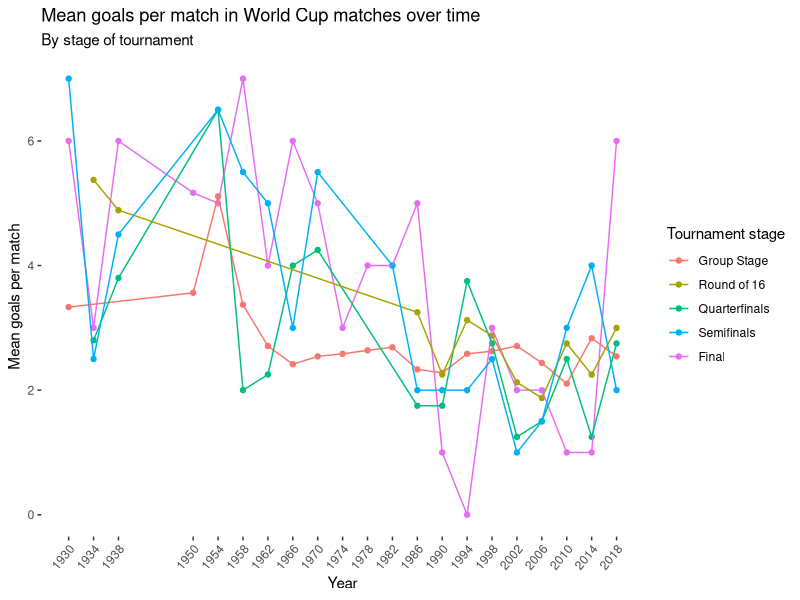
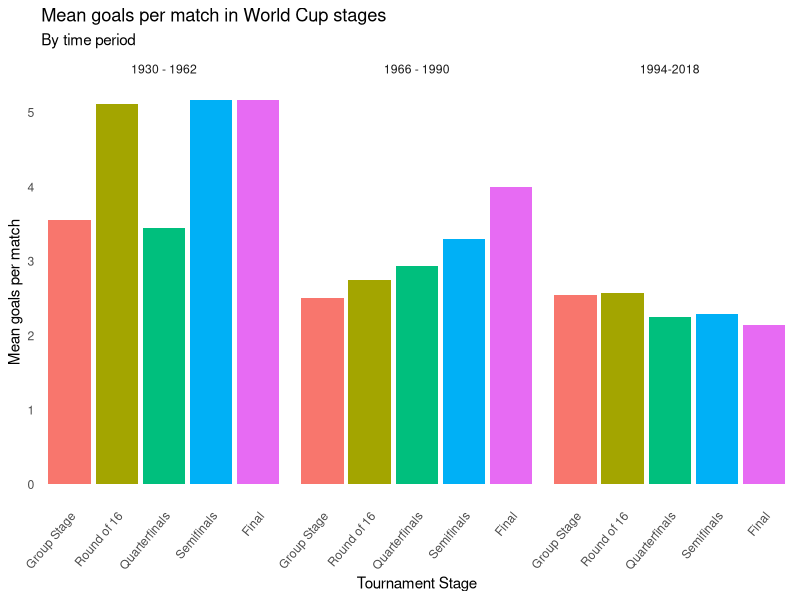
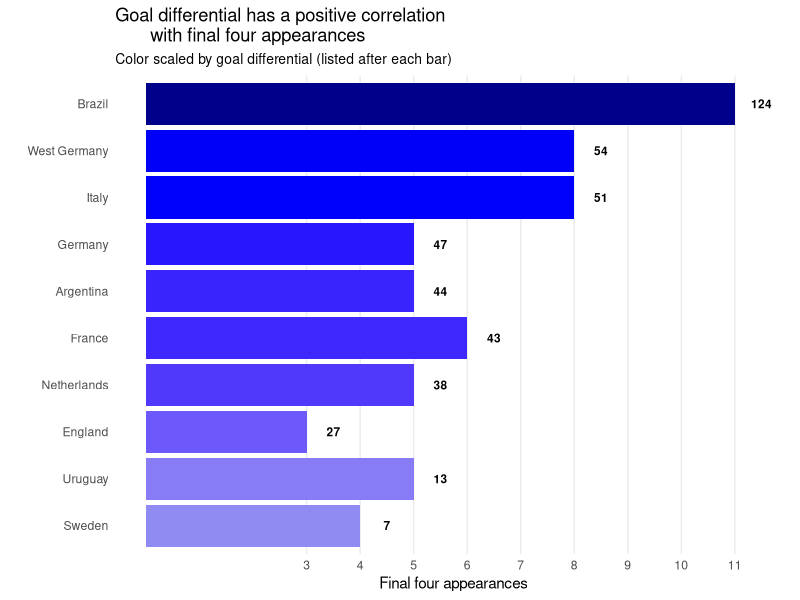
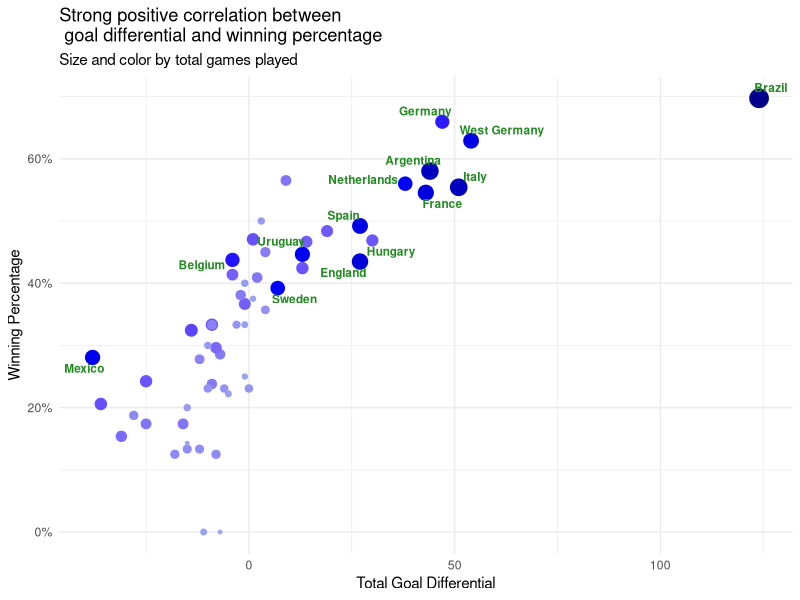

The R source for these figures, in order:
## ---- chunk 1
#| label: load-packages
#| include: false

# Add any additional packages you need to this chunk
# Remove any packages from this list that you're not using

library(tidyverse)
library(dplyr)
library(stringr)
library(ggrepel)
library(scales)
## ---- chunk 2
#| label: setup
#| include: false

# For better figure resolution
knitr::opts_chunk$set(
  fig.retina = 3, 
  dpi = 300, 
  fig.width = 6, 
  fig.asp = 0.618, 
  out.width = "70%"
  )
## ---- chunk 3
#| label: load-data
#| include: false
#| message: false

matches <- read.csv("data/wcmatches.csv")
wc <- read.csv("data/worldcups.csv")
## ---- chunk 4
#| label: q1-pres-1
#| echo: false
#| fig-cap: Figure 1
matches_q1 <- matches %>%
  filter(stage != "Third place") |> #Third place game dropped from analysis due to teams lacking competitive edge
  mutate(
    stage = if_else(
      str_detect(stage, "Group"),
      "Group Stage",
      if_else(str_detect(stage, "Final"), "Final", stage)
    ),
    total_score = home_score + away_score
  ) |>
  mutate(year_group = if_else(
    year <= 1962,
    "1930 - 1962",
    if_else(year <= 1990, "1966 - 1990", "1994-2018")
  ))

matches_q1 |>
  group_by(year, stage) |>
  summarize(goals = mean(total_score)) |>
  ggplot(aes(x = year, y = goals, color = stage)) +
  geom_point() +
  geom_line() +
  theme(
    panel.grid.major = element_blank(),
    panel.grid.minor = element_blank(),
    panel.background = element_blank()
  ) +
  theme(axis.text.x = element_text(
    angle = 50,
    vjust = 1,
    hjust = 1
  )) +
  scale_x_continuous(
    breaks = c(
      1930,
      1934,
      1938,
      1950,
      1954,
      1958,
      1962,
      1966,
      1970,
      1974,
      1978,
      1982,
      1986,
      1990,
      1994,
      1998,
      2002,
      2006,
      2010,
      2014,
      2018
    ),
    labels = c(
      "1930",
      "1934",
      "1938",
      "1950",
      "1954",
      "1958",
      "1962",
      "1966",
      "1970",
      "1974",
      "1978",
      "1982",
      "1986",
      "1990",
      "1994",
      "1998",
      "2002",
      "2006",
      "2010",
      "2014",
      "2018"
    )
  ) +
  theme(legend.key = element_rect(fill = "white", color = NA)) +
  scale_color_discrete(limits = c(
    "Group Stage",
    "Round of 16",
    "Quarterfinals",
    "Semifinals",
    "Final"
  )) +
  labs(
    title = "Mean goals per match in World Cup matches over time",
    subtitle = "By stage of tournament",
    x = "Year",
    y = "Mean goals per match",
    color = "Tournament stage"
  )
## ---- chunk 5
#| label: q1-pres-2
#| echo: false
#| fig-cap: Figure 2

matches_q1 |>
  group_by(stage, year_group) |>
  summarize(goals = mean(total_score)) |>
  ggplot(aes(x = stage, y = goals, fill = stage)) +
  facet_wrap( ~ year_group) +
  geom_col() +
  theme_minimal() +
  theme(
    panel.grid.major = element_blank(),
    panel.grid.minor = element_blank(),
    panel.background = element_blank()
  ) +
  theme(axis.text.x = element_text(
    angle = 50,
    vjust = 1,
    hjust = 1
  )) +
  scale_fill_discrete(limits = c(
    "Group Stage",
    "Round of 16",
    "Quarterfinals",
    "Semifinals",
    "Final"
  )) +
  theme(legend.position = "none") +
  scale_x_discrete(limits = c(
    "Group Stage",
    "Round of 16",
    "Quarterfinals",
    "Semifinals",
    "Final"
  )) +
  labs(
    title = "Mean goals per match in World Cup stages",
    subtitle = "By time period",
    x = "Tournament Stage",
    y = "Mean goals per match",
    fill = "Tournament Stage"
  )
## ---- chunk 6
#| label: q2-pres-1
#| echo: false
#| fig-cap: Figure 3

matches_q2 <- matches |>
  # Pivot as described above so there's two rows for each game played
  pivot_longer(
    cols = c("home_team", "away_team"),
    names_to = "home_away",
    values_to = "team"
  ) |>
  # Add in goal differential
  mutate(
    goal_differential = if_else(
      home_away == "home_team",
      home_score - away_score,
      away_score - home_score
    ),
    won = if_else(winning_team == team, TRUE, FALSE, missing = FALSE)
  ) |>
  group_by(team) |>
  # Get total goal differential and calculate winning percentage
  summarise(
    total_goal_diff = sum(goal_differential),
    total_games = n(),
    win_perc = sum(won) / total_games
  ) |>
  mutate(team = if_else(team == "United States", "USA", team))


wc_q2 <- wc |>
  # Pivot so easy to group by number of appearances in top 4
  pivot_longer(
    cols = c("winner", "second", "third", "fourth"),
    names_to = "placement",
    values_to = "team"
  )

q2_data <- wc_q2 |>
  left_join(matches_q2, by = 'team')

q2_data |>
  group_by(team) |>
  summarise(appearances = n(), goal_diff = total_goal_diff) |>
  arrange(desc(appearances)) |>
  # Use unique to get only one row for each team that has the info we want to plot
  unique() |>
  # Only plot teams who have made more than one semifinal to not overcrowd the plot
  filter(appearances > 2) |>
  ggplot(aes(
    x = appearances,
    y = reorder(team, goal_diff),
    fill = goal_diff
  )) +
  geom_col(show.legend = FALSE) +
  labs(
    title = "Goal differential has a positive correlation
       with final four appearances",
    subtitle = "Color scaled by goal differential (listed after each bar)",
    x = "Final four appearances",
    y = ""
  ) +
  theme_minimal() +
  scale_fill_gradient2(
    low = "lightblue",
    mid = "blue",
    high = "darkblue",
    midpoint = 50
  ) +
  # Add in goal differential numbers
  geom_text(
    aes(x = appearances + 0.5, y = team, label = goal_diff),
    size = 3,
    color = "black",
    fontface = 'bold'
  ) +
  scale_x_continuous(
    breaks = c(3,
               4,
               5,
               6,
               7,
               8,
               9,
               10,
               11),
    labels = c("3",
               "4",
               "5",
               "6",
               "7",
               "8",
               "9",
               "10",
               "11")
  ) +
  theme(
    plot.subtitle = element_text(size = 10),
    panel.grid.minor = element_blank(),
    panel.grid.major.y = element_blank()
  )
## ---- chunk 7
#| label: q2-pres-2
#| echo: false
#| fig-cap: Figure 4

matches_q2 |>
  # Remove teams who have not played in at least two tournaments
  filter(total_games > 6) |>
  ggplot(aes(x=total_goal_diff, y=win_perc, size=total_games, color=total_games)) +
  geom_point(show.legend = FALSE) +
  geom_text_repel(aes(label=ifelse(total_games >= 40 | total_goal_diff >=25, team, "")), size=3, fontface='bold', color="forestgreen") +
  labs(title="Strong positive correlation between \n goal differential and winning percentage",
       x="Total Goal Differential",
       y="Winning Percentage",
       size="Total Games Played",
       subtitle="Size and color by total games played") +
  theme_minimal() +
  scale_color_gradient2(low = "lightblue", mid = "blue", high = "darkblue", midpoint = 50) +
  scale_y_continuous(labels = percent_format())
